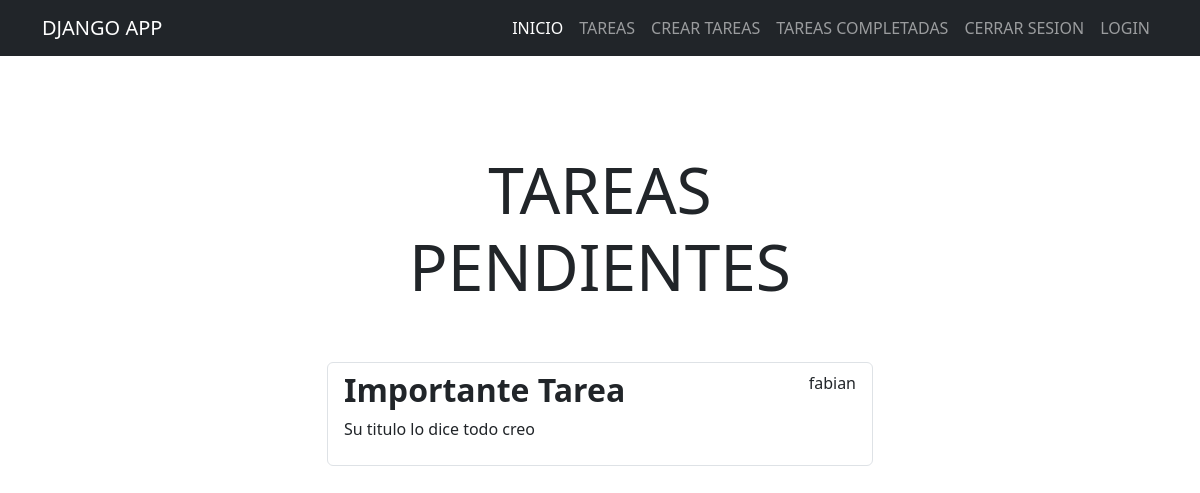
Page /tasks/ (signed in) on the committed database.
### tasks/models.py (models this page shows, shortened)
class Task(models.Model):
    title = models.CharField(max_length=100)
    description = models.TextField(blank=True)
    created = models.DateTimeField(auto_now_add=True)
    datecomplete = models.DateTimeField(null=True, blank=True)
    important = models.BooleanField(default=False)
    user = models.ForeignKey(User, on_delete=models.CASCADE)

### tasks/views.py (the view)
# urls.py: path('tasks/', views.tasks, name='tasks'),
@login_required
def tasks(request):
   tasks = Task.objects.filter(user=request.user, datecomplete__isnull=True)
   return render(request, 'tasks.html', {'tasks': tasks})

### tasks/templates/tasks.html
{% extends "base.html" %}
{% block content %}
<main class="container py-5">
    <div class="row">
        <div class="col-md-6 offset-md-3">
        <h1 class="text-center display-3 py-5">TAREAS PENDIENTES</h1>
        <ul class="list-group">
            {% for task in tasks %}
                <a class="list-group-item" href="{% url 'task_detail' task.id %}">
                <header class="d-flex justify-content-between">
                    {% if task.important %}
                    <h2 class="fw-bold text-success">{{ task.title }}</h2>
                    {% else %}
                    <h2 class="fw-bold">{{ task.title }}</h2>
                    {% endif %}
                    <br><p>{{ task.user.username }}</p>
                </header>
                    <p>{{ task.description }}</p>
                </a>
            {% endfor %}
        </ul>
        </div>
    </div>
</main>
{% endblock content %}

### rows in the picture
Task: title "Importante Tarea", user.username "fabian", description "Su titulo lo dice todo creo"
